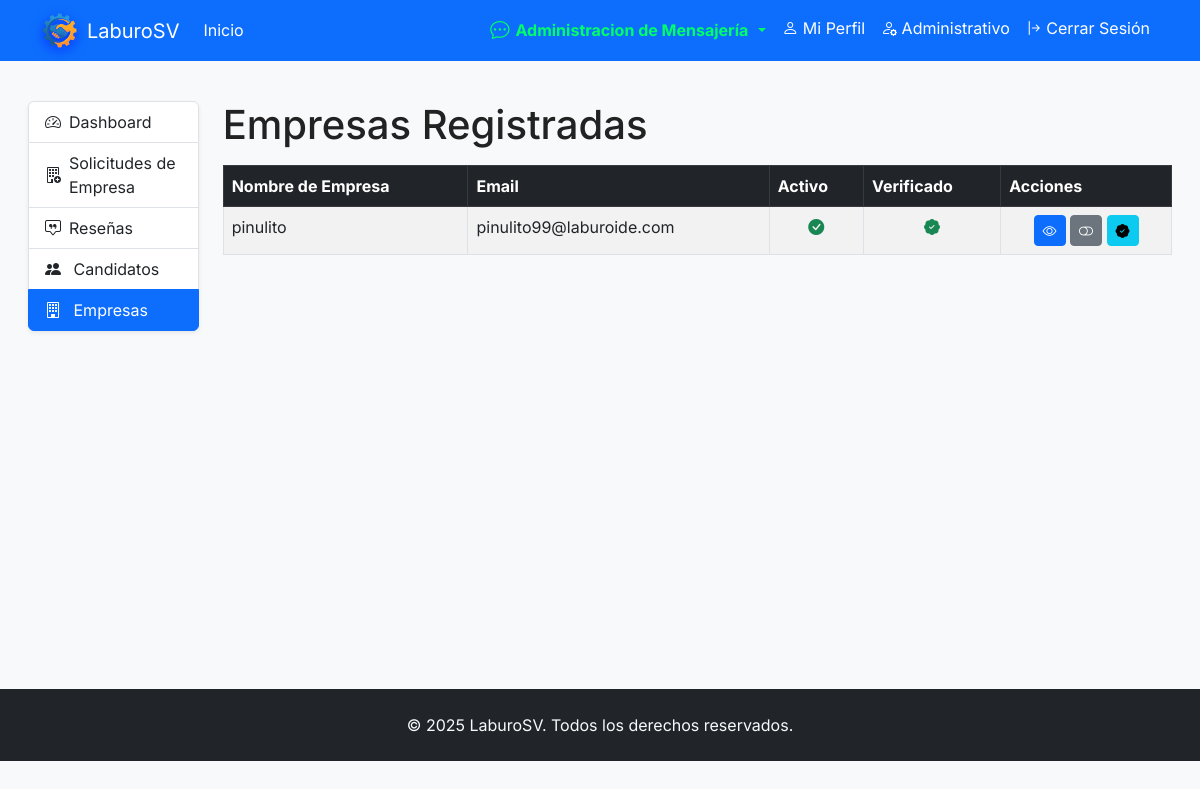
Page /adminpanel/usuarios/empresas/ (signed in) on the committed database.
### usuarios/models.py (models this page shows, shortened)
class Usuario(AbstractUser):
    ROLES = [
        ('admin', 'Administrador'),
        ('empresa', 'Empresa'),
        ('candidato', 'Candidato'),
    ]
    rol = models.CharField(max_length=20, choices=ROLES)
    verificado = models.BooleanField(default=False)
    fecha_registro = models.DateTimeField(auto_now_add=True)
    codigo_verificacion = models.CharField(max_length=6, blank=True, null=True)

### adminpanel/views.py (the view)
# urls.py: path("usuarios/empresas/", listar_empresas, name="listar_empresas"),
@solo_admin
def listar_empresas(request):
    usuarios = Usuario.objects.filter(rol="empresa").order_by('id')
    return render(request, "admin/usuarios/lista_empresas.html", {"usuarios": usuarios})

### templates/admin/usuarios/lista_empresas.html
{% extends "base.html" %}
{% block content %}
<div class="container-fluid">
    <div class="row">
        <div class="col-md-3 col-lg-2 mb-4">
            <div class="list-group shadow-sm">
                <a href="{% url 'adminpanel:dashboard_admin' %}" class="list-group-item d-flex align-items-center gap-2 py-2">
                    <i class="bi bi-speedometer2"></i>
                    <span>Dashboard</span>
                </a>
                <a href="{% url 'adminpanel:listar_solicitudes' %}" class="list-group-item d-flex align-items-center gap-2 py-2">
                    <i class="bi bi-building-add"></i>
                    <span>Solicitudes de Empresa</span>
                </a>
                <a href="{% url 'pagina_principal' %}" class="list-group-item d-flex align-items-center gap-2 py-2">
                    <i class="bi bi-chat-square-quote"></i>
                    <span>Reseñas</span>
                </a>
                <a href="{% url 'adminpanel:listar_candidatos' %}" class="list-group-item py-2">
                    <i class="bi bi-people-fill me-2"></i> Candidatos
                </a>
                <a href="{% url 'adminpanel:listar_empresas' %}" class="list-group-item py-2 active">
                    <i class="bi bi-building me-2"></i> Empresas
                </a>
            </div>
        </div>
        <div class="col-md-9 col-lg-10">
            <h1 class="mb-3">Empresas Registradas</h1>
            <table class="table table-striped table-bordered">
                <thead class="table-dark">
                    <tr>
                        <th>Nombre de Empresa</th>
                        <th>Email</th>
                        <th>Activo</th>
                        <th>Verificado</th>
                        <th>Acciones</th>
                    </tr>
                </thead>
                <tbody>
                {% for u in usuarios %}
                <tr>
                    <td>{{ u.first_name }}</td>
                    <td>{{ u.email }}</td>
                    <td class="text-center">
                        {% if u.is_active %}
                            <i class="bi bi-check-circle-fill text-success"></i>
                        {% else %}
                            <i class="bi bi-x-circle-fill text-danger"></i>
                        {% endif %}
                    </td>
                    <td class="text-center">
                        {% if u.verificado %}
                            <i class="bi bi-patch-check-fill text-success"></i>
                        {% else %}
                            <i class="bi bi-x-circle text-danger"></i>
                        {% endif %}
                    </td>
                    <td class="text-center">
                        <a href="{% url 'adminpanel:usuario_detalle' u.id %}" class="btn btn-sm btn-primary" title="Ver">
                            <i class="bi bi-eye"></i>
                        </a>
                        {% if u.is_active %}
                            <a href="{% url 'adminpanel:desactivar_usuario' u.id %}?next={{ request.path }}"
                               class="btn btn-sm btn-secondary" title="Desactivar">
                               <i class="bi bi-toggle-off"></i>
                            </a>
                        {% else %}
                            <a href="{% url 'adminpanel:activar_usuario' u.id %}?next={{ request.path }}"
                               class="btn btn-sm btn-success" title="Activar">
                               <i class="bi bi-toggle-on"></i>
                            </a>
                        {% endif %}
                        {% if u.verificado %}
                            <a href="{% url 'adminpanel:quitar_verificacion_usuario' u.id %}?next={{ request.path }}"
                               class="btn btn-sm btn-info" title="Quitar verificación">
                                <i class="bi bi-patch-check-fill"></i>
                            </a>
                        {% else %}
                            <a href="{% url 'adminpanel:verificar_usuario' u.id %}?next={{ request.path }}"
                               class="btn btn-sm btn-primary" title="Verificar">
                                <i class="bi bi-patch-check"></i>
                            </a>
                        {% endif %}
                    </td>
                </tr>
                {% endfor %}
                </tbody>
            </table>
        </div>
    </div>
</div>
{% endblock %}

### static/css/custom.css (style rules this page uses)
:root { --brand-color: #0d6efd; --bg-soft: #f8f9fa; }
html, body { height: 100%; }
body { font-family: 'Inter', system-ui, -apple-system, 'Segoe UI', Roboto, 'Helvetica Neue', Arial; background-color: var(--bg-soft); color: #222; }

### rows in the picture
Usuario: first_name "pinulito", email "pinulito99@laburoide.com", is_active True (drawn), verificado True (drawn)
